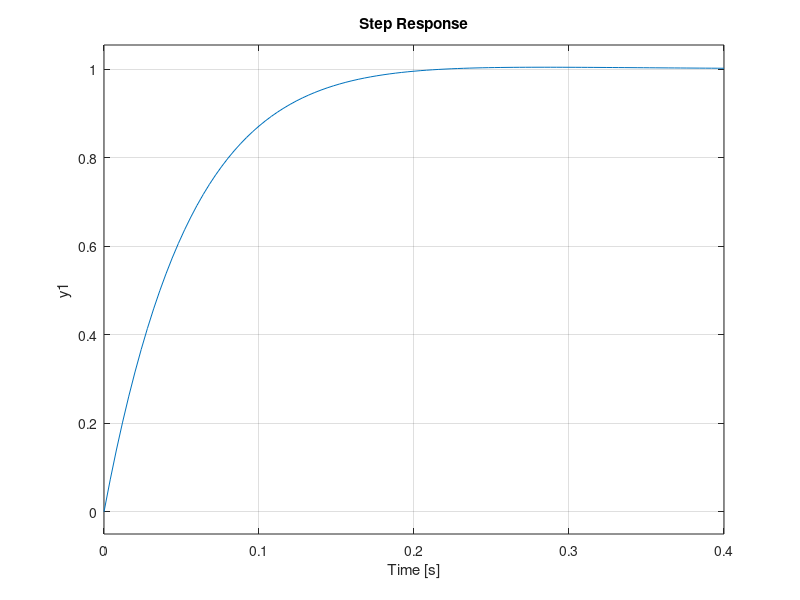

The MATLAB source for this figure: (Note: this script raises an error after producing the figure.)
n = [18.69];
d = [1 12.064];

Gs = tf(n,d);

kp = 1;
ki = 13.5;
kd = 0;

Hs = pid(kp,ki,kd);

H = [1];
Yc = feedback(Hs*Gs,H);
step(Yc); 
stepinfo(Yc)

% pzmap(Yc)

% evaluate transfer function at given f :
frsp = evalfr(Yc,1/(2*pi)*1i);  % w = 1 => f = 1/(2*pi)
20*log10(1/(abs(1+frsp)))   % must be <= 20 dB

% nyquist(Yc)

% simulate responce to input u(t) for 2 sec
% t = 0:0.01:2;   
% u = heaviside(t-1);
% lsimplot(Yc,u,t) ; grid on